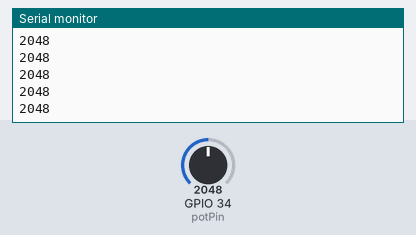
A sketch run on a simulated ESP32. On the bench: the last lines printed to the serial monitor. The inputs (shaded band) are chosen by the test bench; at power-on: GPIO 34 (potPin) = 2048.

Above: at 1.2 s.
1.3 s: GPIO 34 (potPin) set to 2866
At 2.0 s:
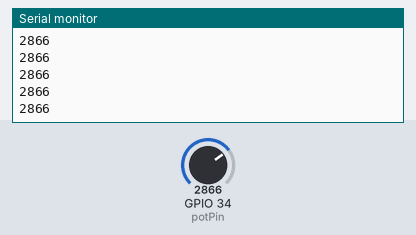
2.8 s: GPIO 34 (potPin) set to 3603
At 3.5 s:
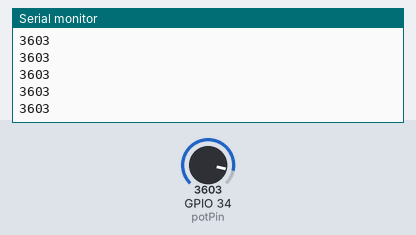
Timing chart, 0 to 5.8 s (numbered marks = the images above; inputs shaded):
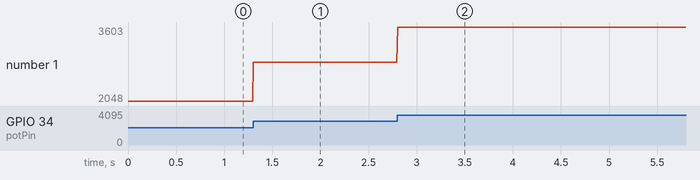

Measured:
- after the input at 1.3 s, the serial monitor: prints a new line at once (image 1)
- after the input at 2.8 s, the serial monitor: prints a new line at once (image 2)
- plotted number 1: 2048 → 2866 after the input at 1.3 s, 2866 → 3603 after the input at 2.8 s

The sketch:

Day4_project_anologRead_potmeter.ino
```cpp
const int potPin = 34;
int potValue = 0;

void setup()
{
  pinMode(potPin, INPUT);
  Serial.begin(9600);
}

void loop()
{
  int sensorValue = analogRead(potPin);
  Serial.println(sensorValue);
  delay(1);
}
```
